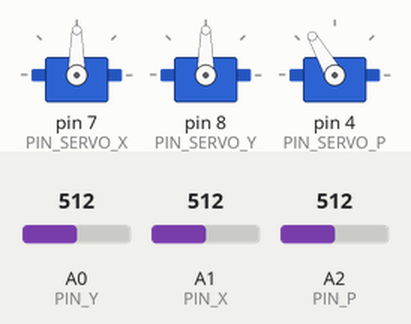
Simulated run of this sketch. Board: Arduino Uno, built with avr-gcc and run on an emulated ATmega328P. Parts: 3 × servo. Inputs (shaded band) come from the test bench; at power-on: A2 (PIN_P) = 512, A0 (PIN_Y) = 512, A1 (PIN_X) = 512.

Above: at 1.2 s.
1.3 s: A2 (PIN_P) set to 684
2.8 s: A2 (PIN_P) set to 713
At 3.3 s:
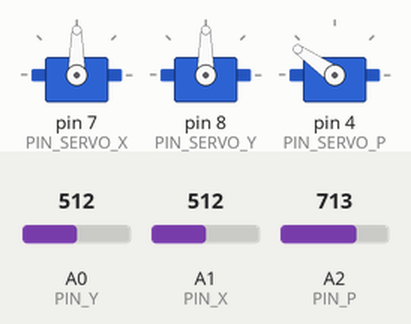
4.5 s: A2 (PIN_P) set to 314
6.0 s: A2 (PIN_P) set to 287
At 7.8 s:
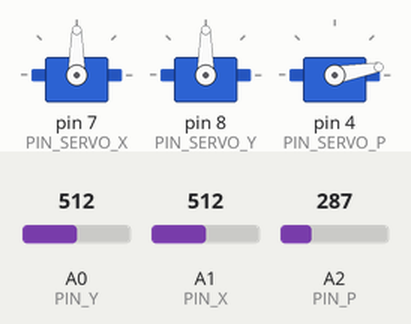
9.0 s: A2 (PIN_P) set to 710
At 9.16 s:
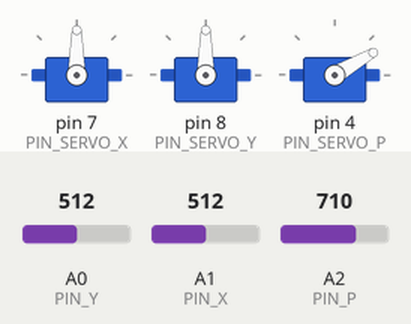
12.0 s: A2 (PIN_P) set to 135
At 12.4 s:
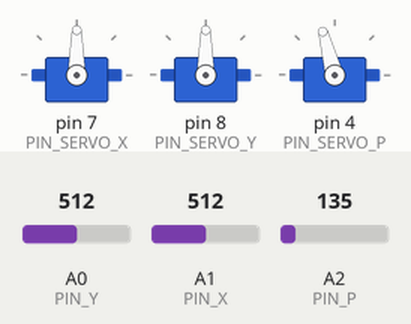
Timing chart, 0 to 15.0 s (numbered marks = the images above; inputs shaded):
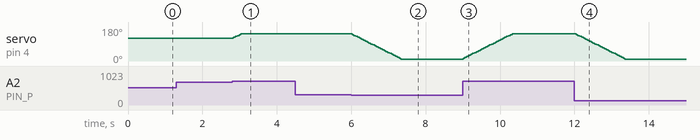

Measured:
- the behaviour switches between 700 and 701 on A2 (PIN_P) (found by bisection; images 0 and 1)
- the behaviour switches between 300 and 299 on A2 (PIN_P) (found by bisection; images 1 and 2)
- after the input at 1.3 s, every drawn part: stays the same
- after the input at 2.8 s, servo on pin 4 (PIN_SERVO_P): 120° → 145° at once
- after the input at 4.5 s, every drawn part: stays the same
- after the input at 6.0 s, servo on pin 4 (PIN_SERVO_P): moves from 145° to 10° over 1.3 s, starting at once
- after the input at 9.0 s, servo on pin 4 (PIN_SERVO_P): moves from 10° to 145° over 1.3 s, starting at once
- after the input at 12.0 s, servo on pin 4 (PIN_SERVO_P): moves from 145° to 10° over 1.3 s, starting at once

The sketch:

Prac5_2.ino
```cpp
#include <Servo.h>

#define PIN_SERVO_X 7
#define PIN_SERVO_Y 8
#define PIN_SERVO_P 4

#define PIN_X A1
#define PIN_Y A0
#define PIN_P A2

#define GMAX 145
#define GMIN 10
#define STEP_PINZA 5

Servo servoX;
Servo servoY;
Servo servoP;

int posP = 120;

void moverPinza(int val) {
  if (val < 300)
    posP = max(GMIN, posP - STEP_PINZA);
  else if (val > 700)
    posP = min(GMAX, posP + STEP_PINZA);
  //Mover

  servoP.write(posP);
}

void moverEje(Servo s, int val) {
  if (val < 400 || val > 600)
    s.write(map(val,0,1023,0,180));
  else
    s.write(90);
}

void setup() {
  pinMode(PIN_X, INPUT);
  pinMode(PIN_Y, INPUT);
  pinMode(PIN_P, INPUT);
  servoX.attach(PIN_SERVO_X);
  servoY.attach(PIN_SERVO_Y);
  servoP.attach(PIN_SERVO_P);
  Serial.begin(9600);
}

void loop()
{
  //Control de pinza
  moverPinza(analogRead(PIN_P));
  //Control de brazo
 moverEje(servoX, analogRead(PIN_X));
 moverEje(servoY, analogRead(PIN_Y));
  delay(50);
}
```
